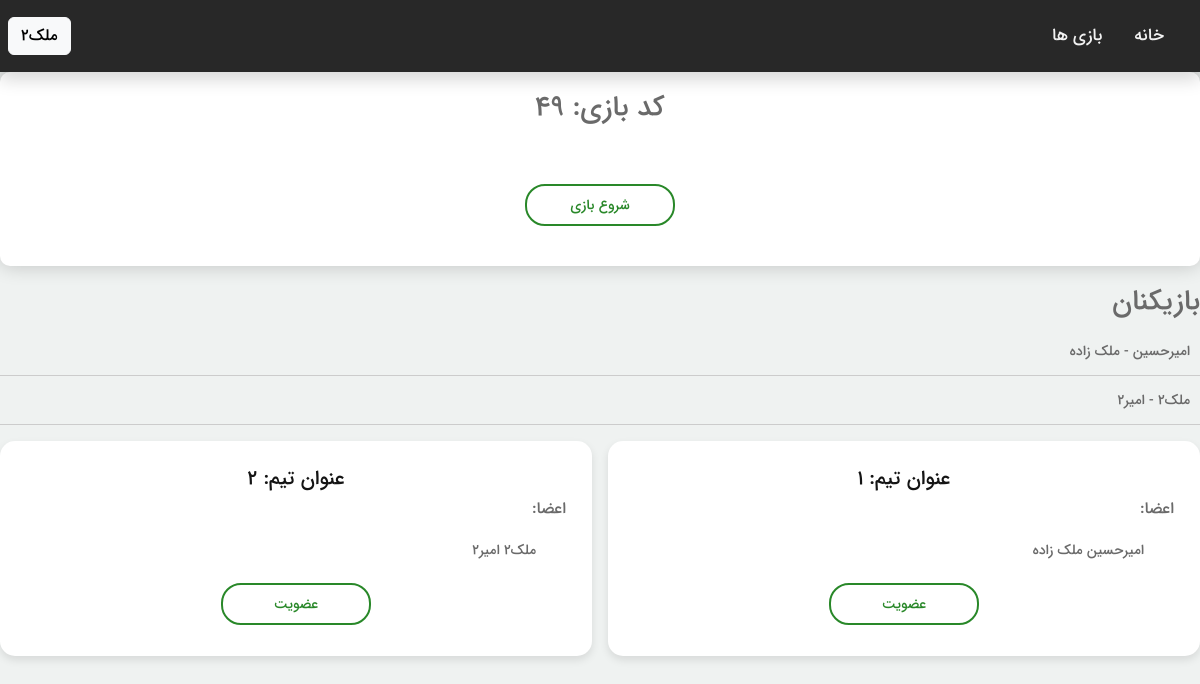
Page /game/lobby/49 (signed in) on the committed database.
### user/models.py (models this page shows, shortened)
class User(AbstractBaseUser):
    firstname = models.CharField( max_length=50)
    lastname = models.CharField( max_length=50)
    phone_number = models.CharField( max_length=50, unique=True)
    last_login = models.DateTimeField(auto_now=True)
    joinied_date = models.DateTimeField(auto_now_add=True)
    bio = models.CharField(max_length=500, blank = True, null=True)
    is_active = models.BooleanField(default=True)
    is_staff = models.BooleanField(default=False)
    is_admin = models.BooleanField(default=False)
    USERNAME_FIELD = 'phone_number'
    REQUIRED_FIELDS = ['firstname', 'lastname',]
    objects = userManager()
    @property
    def is_staff(self):
        "Is the user a member of staff?"
        return self.is_admin

### Game/models.py (models this page shows)
class Game(models.Model):
    name = models.CharField(max_length=250)
    password = models.CharField(max_length=6)
    creator_user = models.ForeignKey(User, on_delete=models.CASCADE)
    is_team = models.BooleanField(default=False)
    min_players = models.IntegerField(default=0)
    max_players = models.IntegerField(default=10)

class Player(models.Model):
    game = models.ForeignKey(Game, on_delete= models.CASCADE)
    team = models.ForeignKey(Team, on_delete= models.CASCADE, blank=True, null=True)
    user = models.OneToOneField(User, on_delete=models.CASCADE)

class Team(models.Model):
    game = models.ForeignKey(Game, on_delete=models.CASCADE)
    name = models.CharField(max_length=250)

### Game/views.py (the view)
# urls.py: path('lobby/<slug:game_id>', views.lobby, name='lobby'),
def lobby(request:HttpRequest, game_id:str):
    if not request.user.is_authenticated:
        redirect('login')
    game = get_object_or_404(Game, id=game_id)
    user = request.user
    game.creator_user == user
    try:
        player = Player.objects.get(user=request.user, game=game)
    except:
        if game.creator_user == user:
            game.delete()
        return redirect('games_archive')
    template = get_template('lobby.html')
    if request.method == 'POST':
        if 'submit_create_team' in request.POST:
            create_team_form = CreatTeamForm(request.POST)
            if create_team_form.is_valid():
                team = create_team_form.save(commit=False)
                team.game = game
                team.save()
                print('team',team)
        else:
            print('not valid')
            create_team_form = CreatTeamForm()
        if 'submit_remove_team' in request.POST:
            team_id = request.POST.get('team_id')
            try:
                team = Team.objects.get(id=team_id)
                team.delete()
            except:
                pass
        if 'submit_remove_player' in request.POST:
            player_id = request.POST.get('player_id')
            try:
                player = Player.objects.get(id=player_id)
                player.delete()
            except:
                pass
        if 'submit_join_team' in request.POST:
            team_id = request.POST.get('team_id')
            try:
                team = Team.objects.get(id=team_id)
                player.team = team
                player.save()
            except:
                pass
    else:
        create_team_form = CreatTeamForm()
    teams_data = []
    teams = Team.objects.filter(game=game)
    for team in teams:
        players = Player.objects.filter(team=team)
        teams_data.append({'team': team, 'players': players})
    all_players = Player.objects.filter(game=game)
    context = {
        'is_creator': game.creator_user == user,
        'create_team_form': create_team_form,
        'game': game,
        'teams_data': teams_data,
        'all_players':all_players,
    }
    return HttpResponse(template.render(context, request))

### Game/templates/lobby.html (shortened to what this page needs)
{% extends "base.html" %}
{% load static %}
{% block head %}
    <link href="{% static 'css/lobby.css' %}" rel="stylesheet">
{% endblock %}
{% block content %}
<div class="game-info-box">
    <div class="game-code-container">
        <h3>کد بازی: {{ game.id }}</h3>
    </div>
    <div class="action-buttons">
        <form method="post">
            <button type="submit" name="submit_start_game" class="btn-action btn-start">شروع بازی</button>
        </form>
    </div>
</div>
<div class="players-container">
    <h3>بازیکنان</h3>
    <ul>
        {% for player in all_players %}
            <li class="player-item">
                <div class="player-info">
                    {{ player.user.firstname }} - {{ player.user.lastname }}
                </div>
            </li>
        {% endfor %}
    </ul>
</div>
<div>
    {% if game.is_team %}
        <div class="teams-container">
            {% for teamdata in teams_data %}
                <div class="team-card">
                    <h5 class="team-title">عنوان تیم: {{ teamdata.team.name }}</h5>
                    <h6>اعضا:</h6>
                    <ul>
                        {% for player in teamdata.players %}
                            <li>{{ player.user.firstname }} {{ player.user.lastname }}</li>
                        {% endfor %}
                    </ul>
                    <div class="team-actions">
                        <form method="post">
                            <button type="submit" name="submit_join_team" class="btn-action btn-join">عضویت</button>
                        </form>
                    </div>
                </div>
            {% endfor %}
        </div>
    {% endif %}
</div>
{% endblock content %}

### templates/header.html (shortened to what this page needs)
{% load static %}
<nav class="custom-header navbar navbar-marketing navbar-expand-lg shadow navbar-light  p-2" arial-label="Furni navigation bar">
    <div class="container">
        <div class="topnav" id="myTopnav">
            <a href={% url "games_archive" %} class="active">بازی ها</a>
            <a href={% url "home" %} class="active">خانه</a>
        </div>
    </div>
    <div class="navbar-brand text-black">
        {% if user.is_authenticated %}
            <a href = {% url "login" %} class="btn btn-light"> {{user.firstname}}</a>
        {% else %}
            <a href = {% url "login" %} class="btn btn-light"> ورود</a>
        {% endif %}
    </div>
</nav>

### globalstatic/css/main.css (style rules this page uses)
body { font-family: "iransans", sans-serif; overflow-x: hidden; position: relative; font-weight: 400; line-height: 28px; color: #6a6a6a; font-size: 14px; direction: rtl; background-color: #eff2f1; text-align : right; }
.custom-header { background-color: rgb(40, 40, 40); }
.topnav a { float: left; display: block; color: #f2f2f2; text-align: center; padding: 14px 16px; text-decoration: none; font-size: 17px; }

### Game/static/css/lobby.css (style rules this page uses)
.game-info-box { margin-bottom: 20px; background: white; ; box-shadow: 0 0 20px rgba(0, 0, 0, 0.2); border-radius: 10px; padding: 20px; }
.game-code-container { display: flex; justify-content: center; margin-bottom: 20px; }
.action-buttons { display: flex; justify-content: center; gap: 10px; margin-bottom: 20px; margin-top: 50px; }
.btn-action { padding: 10px 20px; border: none; border-radius: 4px; cursor: pointer; transition: all 0.3s ease; width: 150px; }
.btn-delete, .btn-join { background-color: transparent; border: 2px solid rgb(216, 44, 44); color: rgb(216, 44, 44); width: 150px; border-radius: 20px; padding: 5px 20px; border-radius: 20px; }
.btn-start { background-color: transparent; border: 2px solid rgb(41, 136, 41); color: rgb(41, 136, 41); border-radius: 20px; padding: 5px 20px; border-radius: 20px; }
.players-container ul { list-style: none; padding: 0; }
.player-item { display: flex; justify-content: space-between; align-items: center; padding: 10px; border-bottom: 1px solid #ccc; }
.teams-container { display: flex; flex-wrap: wrap; gap: 16px; justify-content: center; }
.team-card { display: flex; flex-direction: column; background-color: white; box-shadow: 0 4px 8px rgba(0, 0, 0, 0.1); padding: 26px; border-radius: 15px; flex: 1 1 calc(50% - 16px); max-width: 600px; box-sizing: border-box; margin-bottom: 16px; text-align: right; position: relative; }
.team-card .team-title { color: rgb(20, 20, 20); text-align: center; }
.team-card h5 { margin: 0 0 8px; }
.team-card ul { list-style: none; padding: 0; margin: 10px 0; text-align: right; }
.team-card ul li { margin-bottom: 4px; padding-right: 30px; }
.team-card .team-actions { display: flex; flex-direction: column; justify-content: center; align-items: center; width: 100%; }
.team-card .btn-action { padding: 10px 20px; width: 150px; }
.team-card .btn-join { padding: 5px; margin: 5px; background-color: transparent; border: 2px solid rgb(41, 136, 41); color: rgb(41, 136, 41); border-radius: 20px; }

### rows in the picture
User: firstname "ملک۲"
Game: id "49"
Player: user.firstname "امیرحسین", user.lastname "ملک زاده"
Player: user.lastname "امیر۲", user.firstname "ملک۲"
Team: team.name "1"
Team: team.name "2"
